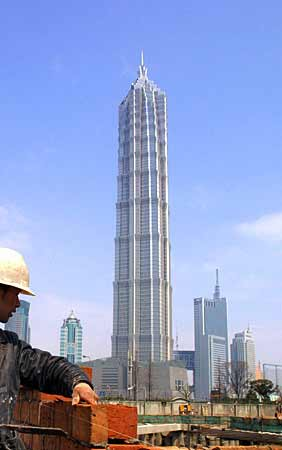
#> input picture preprocess/input/5.jpg, 282 x 450 px; its folder holds 4 pictures in this run
$ python squeeze.py   (Python 2 division)
#> lines starting #> are read from the running program, lines starting #| are printed output that depends on the picture
from PIL import Image
import os

num = 0

for infile in os.listdir('./input'):
    print infile
    #outfile = './output/%d.jpg' % num
    outfile = './output/' + infile
    im = Image.open('./input' + '/' + infile)
#> im is the input picture: PIL image 282x450 RGB; mean R, G, B 145, 158, 199.2
    im.thumbnail((200, 200))
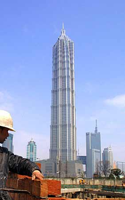
#> im: PIL image 125x200 RGB; mean R, G, B 145, 158, 199.2
    im.save(outfile, im.format)
    num += 1
#> pass 2 of the loop `for infile in os.listdir('./input'):`:
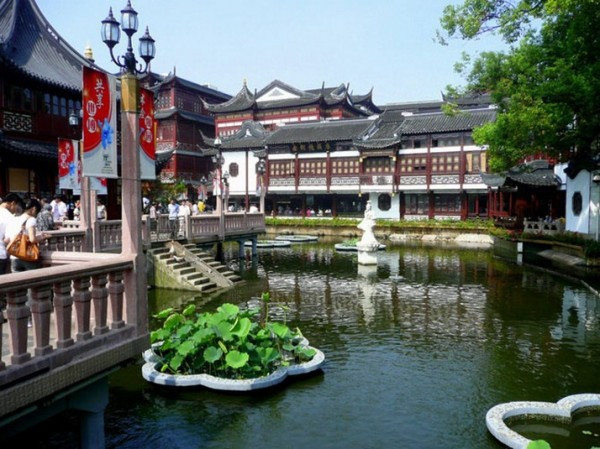
#> input picture preprocess/input/6.jpg, 600 x 449 px
#> im is the input picture: PIL image 600x449 RGB; mean R, G, B 93.9, 102.7, 97.6
#> `im.thumbnail((200, 200))`:
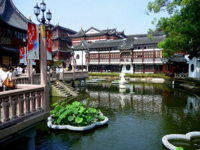
#> im: PIL image 200x150 RGB; mean R, G, B 93.9, 102.7, 97.6
#> pass 3 of the loop `for infile in os.listdir('./input'):`:
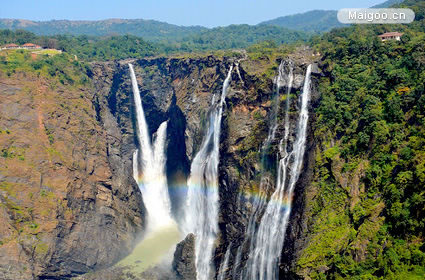
#> input picture preprocess/input/7.jpg, 425 x 280 px
#> im is the input picture: PIL image 425x280 RGB; mean R, G, B 110.1, 115.8, 105.7
#> `im.thumbnail((200, 200))`:
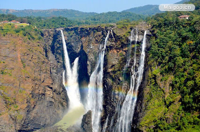
#> im: PIL image 200x132 RGB; mean R, G, B 110.1, 115.8, 105.7
#> the loop made 4 passes; the first 3 are shown
